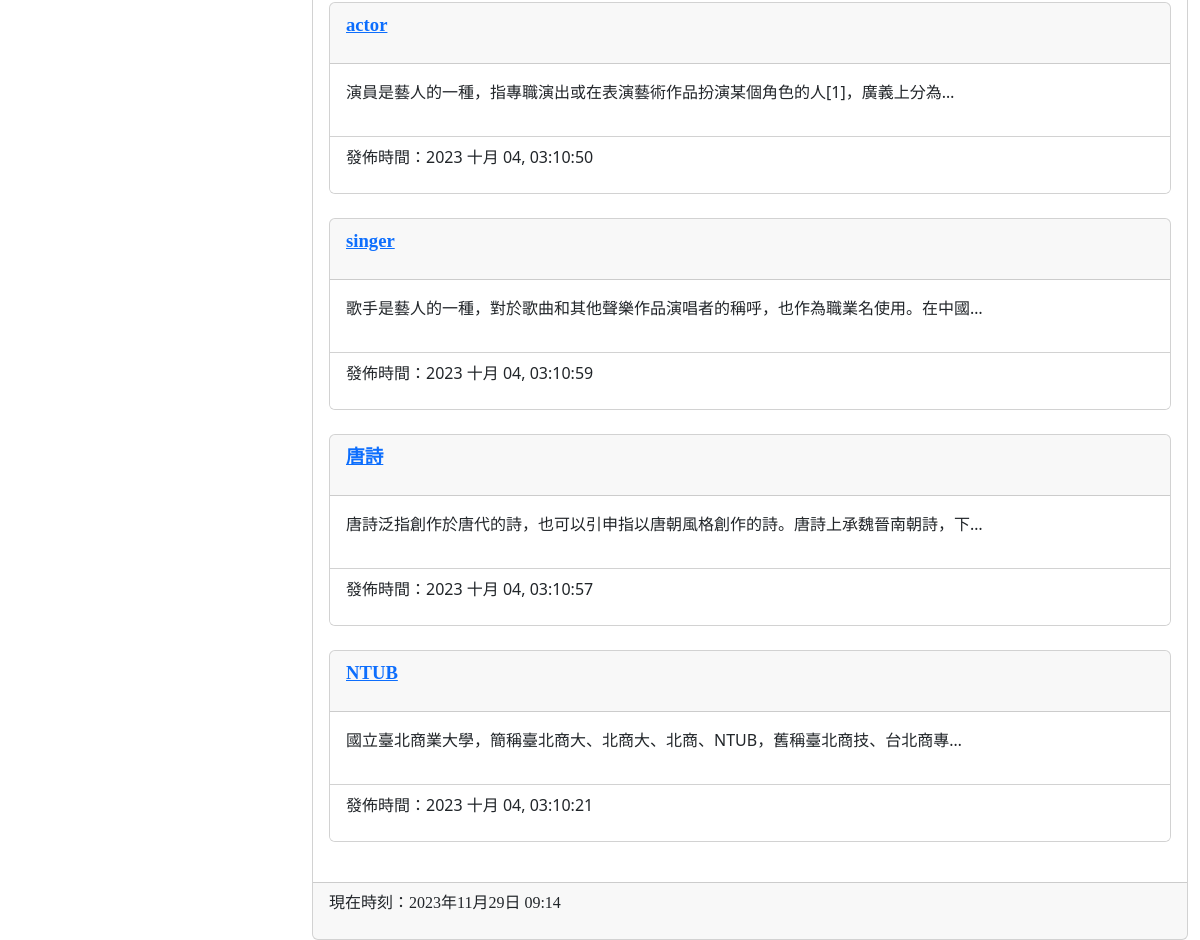
Before: / (lower part) with the older database file.
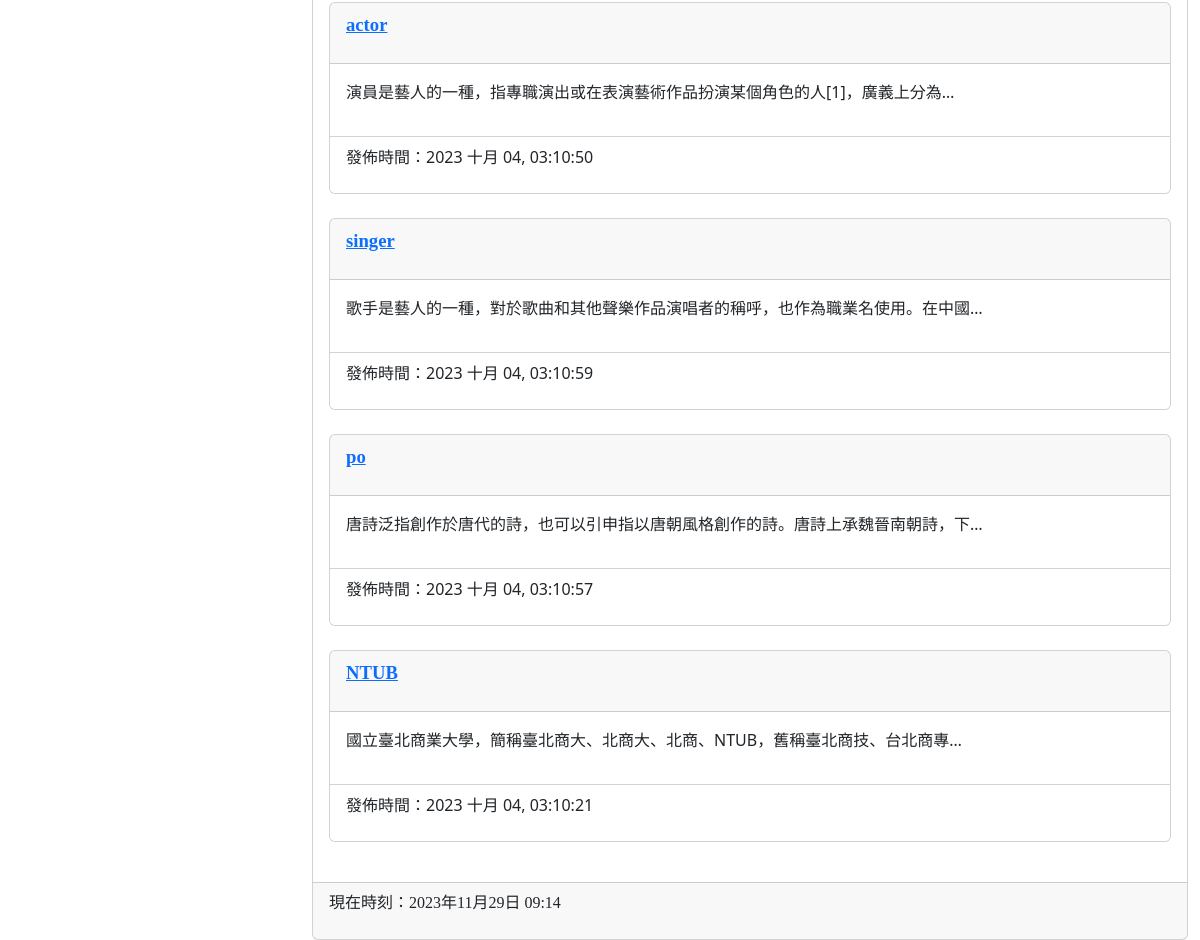
After: the same page with the newer database file.
### mysite/models.py (models this page shows, shortened)
class Post(models.Model):
    title = models.CharField(max_length=200) #標題
    slug = models.CharField(max_length=200)  #連結
    body = models.TextField()                #長文字(內文)
    pub_date = models.DateTimeField(auto_now_add=True) #本文發表的時間
    class Meta:      #'-'反向排序
        ordering = ('-pub_date', ) #排序大到小

### mysite/views.py (the view)
# urls.py: path('',mv.homepage, name="homepage"),
def homepage(request):
    posts = Post.objects.all()
    now = datetime.now()
    hour = now.timetuple().tm_hour
    return render(request ,'index.html', locals())

### mysite/templates/index.html (shortened to what this page needs)
{% extends "base2.html" %}
{% block content%}
{% for post in posts %}
<div class='card'>
     <div class='card-header'>
         <p style='font-family:微軟正黑體;font-size:14pt;font-weight:bold;'>
            <a href={% url 'showpost' post.slug %}>{{ post.title }}</a>    {% comment %} 等於 <a href='/post/{{post.slug}}'>{{ post.title }}</a> {% endcomment %}
         </p>
      </div>
      <div class='card-body' style='background-color:#ffffff'>
          <p>
             {{ post.body | truncatechars:40 }}
          </p>
      </div>
      <div class='card-footer'  style='background-color:#ffffff'>
          <p>
              發佈時間：{{ post.pub_date | date:"Y M d, h:m:s"}}
          </p>
      </div>
  </div>
  <br>
  {% endfor %}
{% endblock%}

Changed rows visible on the page:
changed Post "2023 十月 04, 03:10:57": title "唐詩" → "po"
